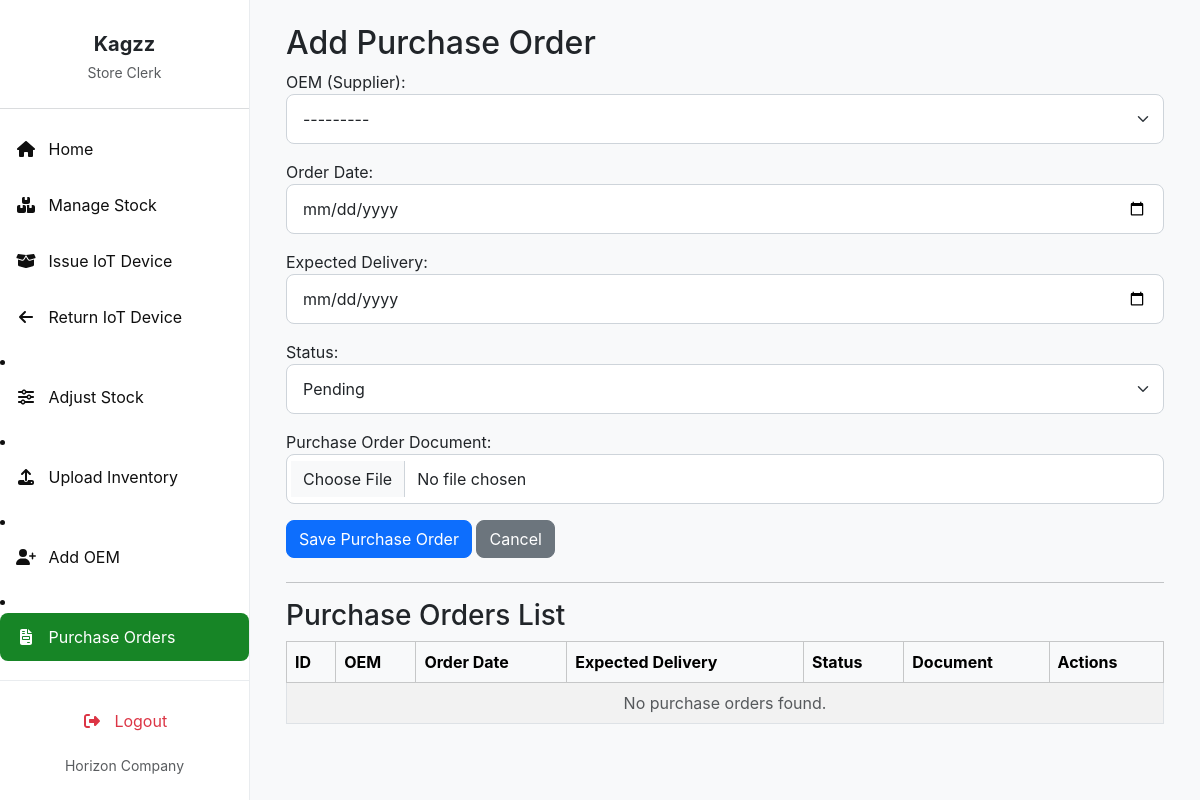
The page /purchase-orders/ (signed in) on the database as committed earlier.
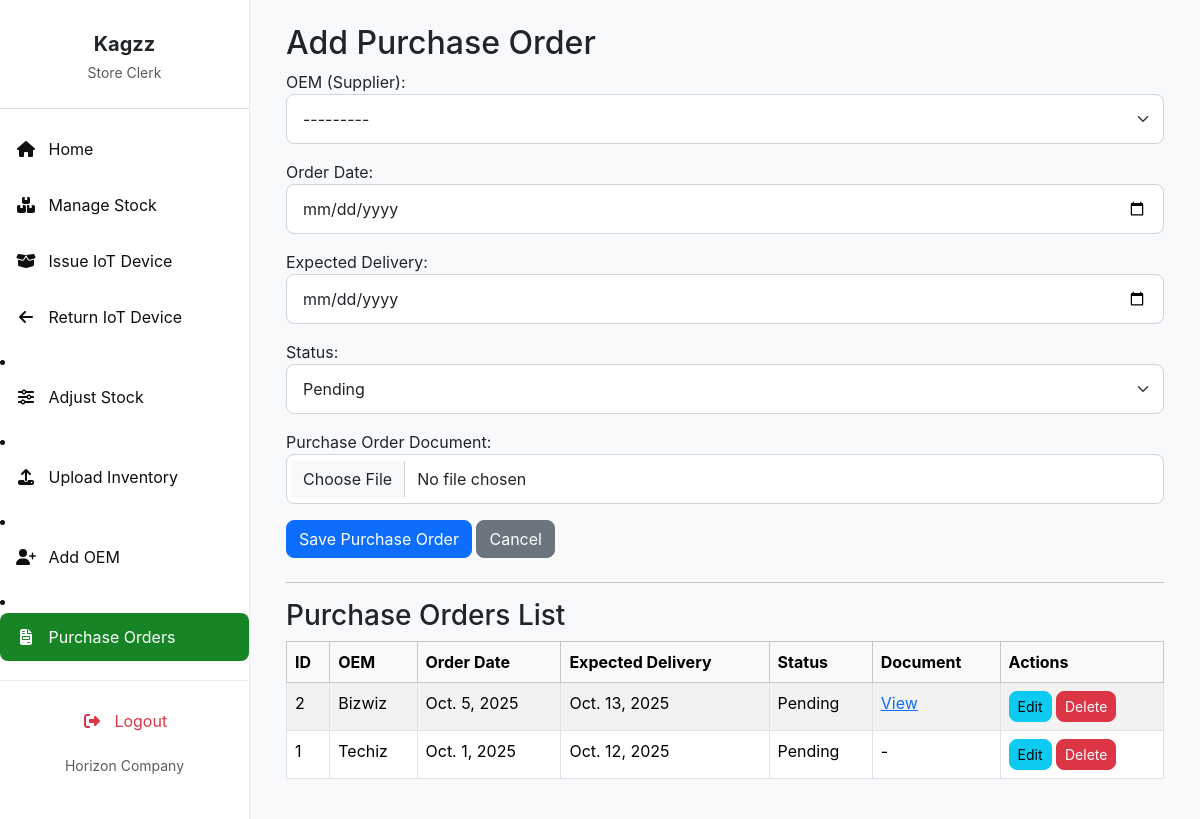
The same page on the database as committed later.
### invent/models.py (models this page shows, shortened)
class OEM(models.Model):  # Formerly Supplier
    oem_id = models.CharField(max_length=20, unique=True)
    name = models.CharField(max_length=100)
    contact_person = models.CharField(max_length=100, blank=True)
    phone_email = models.CharField(max_length=100, blank=True)
    address = models.CharField(max_length=255, blank=True)
    def __str__(self):
        return f"{self.name} ({self.oem_id})"

class PurchaseOrder(models.Model):
    oem = models.ForeignKey(OEM, on_delete=models.CASCADE, default=1)  # was supplier
    order_date = models.DateField()
    expected_delivery = models.DateField()
    status = models.CharField(max_length=50)
    document = models.FileField(upload_to='purchase_orders/', null=True, blank=True)  # Optional

### invent/views.py (the view, shortened to what this page needs)
# urls.py: path('purchase-orders/', views.purchase_orders, name='purchase_orders'),
@login_required
@permission_required('invent.add_purchaseorder', raise_exception=True)
def purchase_orders(request):
    user = request.user
    if user.is_superuser:
        country = None  # Superuser can see all
    else:
        country = getattr(user.profile, 'country', None)
        if not country:
            messages.error(request, "No country assigned to your profile. Contact admin.")
            return redirect("store_clerk_dashboard")
    edit_mode = False
    po_to_edit = None
    edit_id = request.GET.get('edit')
    if edit_id:
        po_to_edit = get_object_or_404(PurchaseOrder, id=edit_id)
        if not user.is_superuser and po_to_edit.oem.country != country:
            messages.error(request, "You do not have permission to edit this purchase order.")
            return redirect('purchase_orders')
        edit_mode = True
    if request.method == "POST" and 'delete_po_id' not in request.POST:
        if edit_mode:
            form = PurchaseOrderForm(request.POST, request.FILES, instance=po_to_edit)
        else:
            form = PurchaseOrderForm(request.POST, request.FILES)
        if not user.is_superuser:
            form.fields['oem'].queryset = OEM.objects.filter(country=country)
        if form.is_valid():
            po = form.save(commit=False)
            po.save()
            messages.success(request, f"Purchase Order {'updated' if edit_mode else 'created'} successfully!")
            return redirect('purchase_orders')
    else:
        if edit_mode:
            form = PurchaseOrderForm(instance=po_to_edit)
        else:
            form = PurchaseOrderForm()
        if not user.is_superuser:
            form.fields['oem'].queryset = OEM.objects.filter(country=country)
    if user.is_superuser:
        purchase_orders = PurchaseOrder.objects.all().order_by('-order_date')
    else:
        purchase_orders = PurchaseOrder.objects.filter(oem__country=country).order_by('-order_date')
    return render(request, 'invent/purchase_orders.html', {
        'form': form,
        'purchase_orders': purchase_orders,
        'edit_mode': edit_mode,
        'po_to_edit': po_to_edit,
    })

### invent/context_processors.py (called while the page is built)
def pending_requests_count(request):
    count = 0  # Default to 0
    if request.user.is_authenticated:
        if request.user.has_perm('invent.can_issue_device'):
            count = DeviceRequest.objects.filter(status='Pending').count()
    return {'pending_requests_count_for_sidebar': count}

### invent/templates/invent/purchase_orders.html (shortened to what this page needs)
{% extends 'invent/base_store_clerk.html' %}
{% load static %}
{% block content %}
<div class="container">
    <h2>{% if edit_mode %}Edit Purchase Order{% else %}Add Purchase Order{% endif %}</h2>
    <form method="post" enctype="multipart/form-data" class="mb-4">
        {{ form.as_p }}
        {% if edit_mode %}
            <input type="hidden" name="edit_po_id" value="{{ po_to_edit.id }}">
            <button type="submit" class="btn btn-warning">Update Purchase Order</button>
            <a href="{% url 'purchase_orders' %}" class="btn btn-secondary">Cancel</a>
        {% else %}
            <button type="submit" class="btn btn-primary">Save Purchase Order</button>
            <a href="{% url 'store_clerk_dashboard' %}" class="btn btn-secondary">Cancel</a>
        {% endif %}
    </form>
    <hr>
    <h3>Purchase Orders List</h3>
    <table class="table table-bordered table-striped table-hover">
        <thead class="table-light">
            <tr>
                <th>ID</th>
                <th>OEM</th>
                <th>Order Date</th>
                <th>Expected Delivery</th>
                <th>Status</th>
                <th>Document</th>
                <th>Actions</th>
            </tr>
        </thead>
        <tbody>
        {% for po in purchase_orders %}
            <tr>
                <td>{{ po.id }}</td>
                <td>{{ po.oem.name }}</td>
                <td>{{ po.order_date }}</td>
                <td>{{ po.expected_delivery }}</td>
                <td>{{ po.status }}</td>
                <td>
                    {% if po.document %}
                        <a href="{{ po.document.url }}" target="_blank">View</a>
                    {% else %}
                        -
                    {% endif %}
                </td>
                <td>
                    <a href="{% url 'purchase_orders' %}?edit={{ po.id }}" class="btn btn-info btn-sm">Edit</a>
                    <form method="post" style="display:inline;">
                        <button type="submit" class="btn btn-danger btn-sm"
                                onclick="return confirm('Are you sure you want to delete this Purchase Order?');">
                            Delete
                        </button>
                    </form>
                </td>
            </tr>
        {% empty %}
            <tr>
                <td colspan="7" class="text-center text-muted">No purchase orders found.</td>
            </tr>
        {% endfor %}
        </tbody>
    </table>
</div>
{% endblock %}

### invent/templates/invent/base_store_clerk.html (shortened to what this page needs)
<!DOCTYPE html>
<html lang="en">
<head>
    <link href="https://cdn.jsdelivr.net/npm/bootstrap@5.3.3/dist/css/bootstrap.min.css" rel="stylesheet">
    <link href="https://cdnjs.cloudflare.com/ajax/libs/font-awesome/6.4.0/css/all.min.css" rel="stylesheet">
    <link href="https://cdn.jsdelivr.net/npm/select2@4.1.0-rc.0/dist/css/select2.min.css" rel="stylesheet" />
    <link href="https://cdn.jsdelivr.net/npm/select2-bootstrap-5-theme@1.3.0/dist/select2-bootstrap-5-theme.min.css" rel="stylesheet" />
</head>
<body>
    <nav id="sidebarMenu" class="sidebar-wrapper collapse d-md-block">
        <div class="sidebar-content">
            <div class="text-center mb-4 pt-3">
                <h5 class="fw-bold mb-1 text-dark">{{ user.first_name|default:user.username }}</h5>
                <small class="text-muted">Store Clerk</small>
            </div>
            <hr class="border-secondary opacity-25" />
            <ul class="nav flex-column">
                <li class="nav-item mb-2">
                    <a class="nav-link {% if request.resolver_match.url_name == 'store_clerk_dashboard' %}active{% endif %}" href="{% url 'store_clerk_dashboard' %}">
                       <i class="fas fa-fw fa-home me-2"></i> Home
                    </a>
                </li>
                <li class="nav-item mb-2">
                    <a class="nav-link {% if request.resolver_match.url_name == 'manage_stock' %}active{% endif %}" href="{% url 'manage_stock' %}">
                        <i class="fas fa-fw fa-boxes me-2"></i> Manage Stock
                    </a>
                </li>
                <li class="nav-item mb-2 d-flex justify-content-between align-items-center">
                    <a class="nav-link {% if request.resolver_match.url_name == 'issue_device' %}active{% endif %}" href="{% url 'issue_device' %}">
                        <i class="fas fa-fw fa-box-open me-2"></i> Issue IoT Device
                    </a>
                </li>
                <li class="nav-item mb-2">
                    <a class="nav-link {% if request.resolver_match.url_name == 'return_device' %}active{% endif %}" href="{% url 'return_device' %}">
                        <i class="fas fa-fw fa-arrow-left me-2"></i> Return IoT Device
                    </a>
                </li>
            </ul>
                <li class="nav-item mb-2">
                    <a class="nav-link {% if request.resolver_match.url_name == 'adjust_stock' %}active{% endif %}" href="{% url 'adjust_stock' %}">
                        <i class="fas fa-fw fa-sliders-h me-2"></i> Adjust Stock
                    </a>
                </li>
                <li class="nav-item mb-2">
    <a class="nav-link {% if request.resolver_match.url_name == 'upload_inventory' %}active{% endif %}" href="{% url 'upload_inventory' %}">
        <i class="fas fa-fw fa-upload me-2"></i> Upload Inventory
    </a>
</li>
<li class="nav-item mb-2">
    <a class="nav-link {% if request.resolver_match.url_name == 'add_oem' %}active{% endif %}" href="{% url 'add_oem' %}">
        <i class="fas fa-fw fa-user-plus me-2"></i> Add OEM
    </a>
</li>
<li class="nav-item mb-2">
    <a class="nav-link {% if request.resolver_match.url_name == 'purchase_orders' %}active{% endif %}" href="{% url 'purchase_orders' %}">
        <i class="fas fa-fw fa-file-invoice me-2"></i> Purchase Orders
    </a>
</li>
<li class="nav-item mb-2">
</li>
        </div>
        <div class="sidebar-bottom">
            <ul class="nav flex-column mb-2">
                <li class="nav-item">
                    <a class="nav-link text-danger logout-link" href="{% url 'logout' %}">
                        <i class="fas fa-fw fa-right-from-bracket me-2"></i> Logout
                    </a>
                </li>
            </ul>
            <small class="text-muted">Horizon Company</small>
        </div>
    </nav>
    <main class="main-content">
        {% block content %}{% endblock %}
    </main>
</body>
</html>

### invent/templates/invent/base_store_clerk.html (style rules this page uses)
:root { --bs-primary: #198754; --bs-primary-rgb: 25, 135, 84; --bs-btn-primary-color: #fff; --bs-btn-primary-bg: var(--bs-primary); --bs-btn-primary-border-color: var(--bs-primary); --bs-btn-primary-hover-bg: #157347; --bs-btn-primary-hover-border-color: #146c43; --bs-btn-primary-active-bg: #13653f; --bs-btn-primary-active-border-color: #125f3c; --bs-link-color: var(--bs-primary); --bs-link-hover-color: #157347; --sidebar-bg: white; --sidebar-text: #0f0f0f; --sidebar-active: #178526; --sidebar-hover: #15b33c; }
body { font-family: 'Inter', sans-serif; background-color: #f8f9fa; margin: 0; }
.sidebar-wrapper { position: fixed; top: 0; bottom: 0; left: 0; width: 250px; background-color: var(--sidebar-bg); color: var(--sidebar-text); border-right: 1px solid #e9ecef; z-index: 1030; display: flex; flex-direction: column; }
.sidebar-content { flex-grow: 1; overflow-y: auto; padding-top: 1rem; padding-bottom: 1rem; max-height: calc(100vh - 120px); scrollbar-width: thin; scrollbar-color: var(--bs-primary) #f1f1f1; }
.sidebar-wrapper .nav-link { color: var(--sidebar-text); padding: 0.75rem 1rem; border-radius: 0.5rem; transition: background-color 0.2s ease, color 0.2s ease; }
.sidebar-wrapper .nav-link.active { background-color: var(--sidebar-active); color: #fff; }
.sidebar-wrapper .nav-link.text-danger { color: #dc3545 !important; }
.sidebar-bottom { padding-top: 1rem; padding-bottom: 1rem; text-align: center; border-top: 1px solid #e9ecef; }
.main-content { margin-left: 250px; padding: 1.5rem; min-height: 100vh; overflow-x: hidden; transition: margin-left 0.3s ease-in-out; }
.btn { border-radius: 0.5rem; }
.table thead th { border-bottom: none; }
.table tbody tr:last-child td { border-bottom: none; }
.form-control, .form-select { border-radius: 0.5rem; border-color: #ced4da; padding: 0.75rem 1rem; }

Rows that differ between the two databases and show on the page:
added PurchaseOrder: id "2", oem.name "Bizwiz", order_date "Oct. 5, 2025", expected_delivery "Oct. 13, 2025", status "Pending"
added PurchaseOrder: id "1", oem.name "Techiz", order_date "Oct. 1, 2025", expected_delivery "Oct. 12, 2025", status "Pending"
Other text that changed with them:
text no longer shown: "No purchase orders found."
